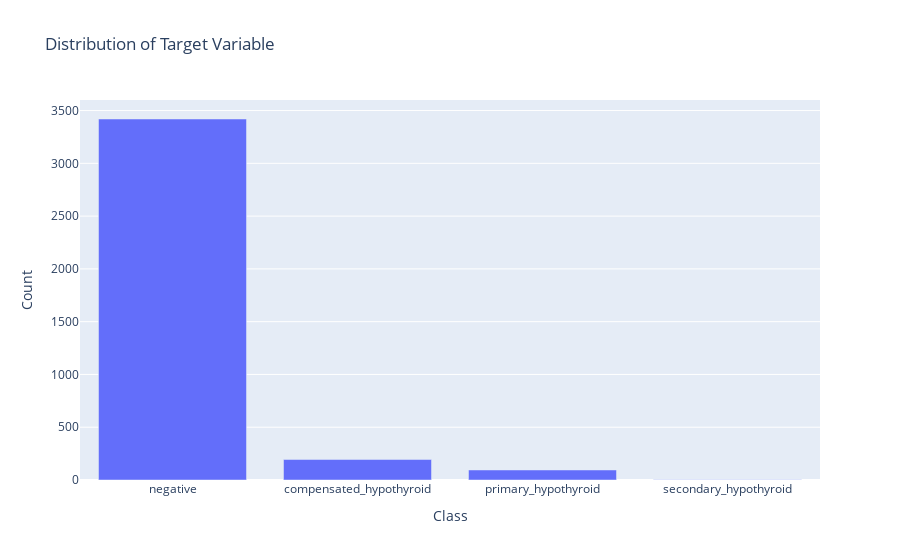

The notebook cell saved with this chart:
### Code cell
fig = go.Figure(data=[go.Bar(x=list(class_count.keys()), y=list(class_count.values()))])
fig.update_layout(title='Distribution of Target Variable',
                  xaxis_title='Class',
                  yaxis_title='Count')
fig.show()

### Figure 1 — Plotly figure (JSON) as saved in the notebook; plotly's stock layout.template omitted (floating-point values rounded to 4 significant figures)
{"data": [{"type": "bar", "x": ["negative", "compensated_hypothyroid", "primary_hypothyroid", "secondary_hypothyroid"], "y": [3420, 194, 95, 2]}], "layout": {"autosize": true, "title": {"text": "Distribution of Target Variable"}, "xaxis": {"autorange": true, "range": [-0.5, 3.5], "title": {"text": "Class"}, "type": "category"}, "yaxis": {"autorange": true, "range": [0, 3600], "title": {"text": "Count"}, "type": "linear"}}}
